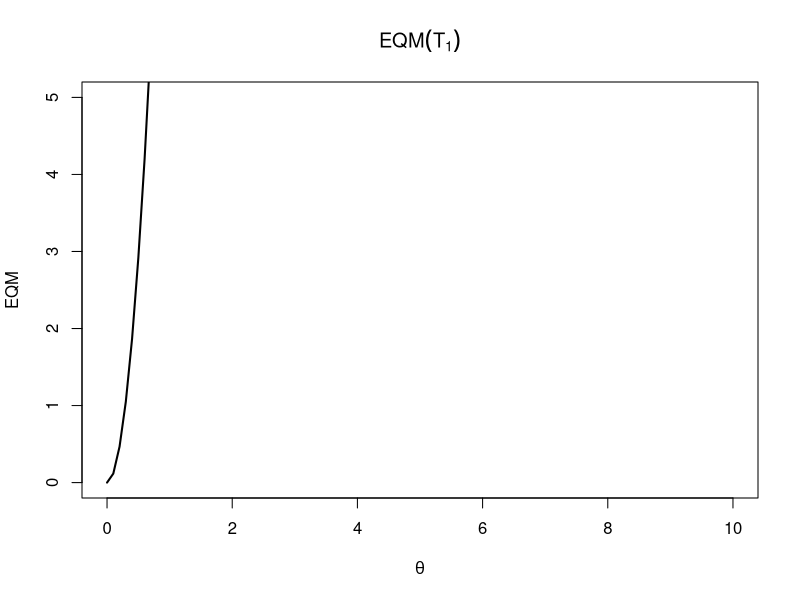
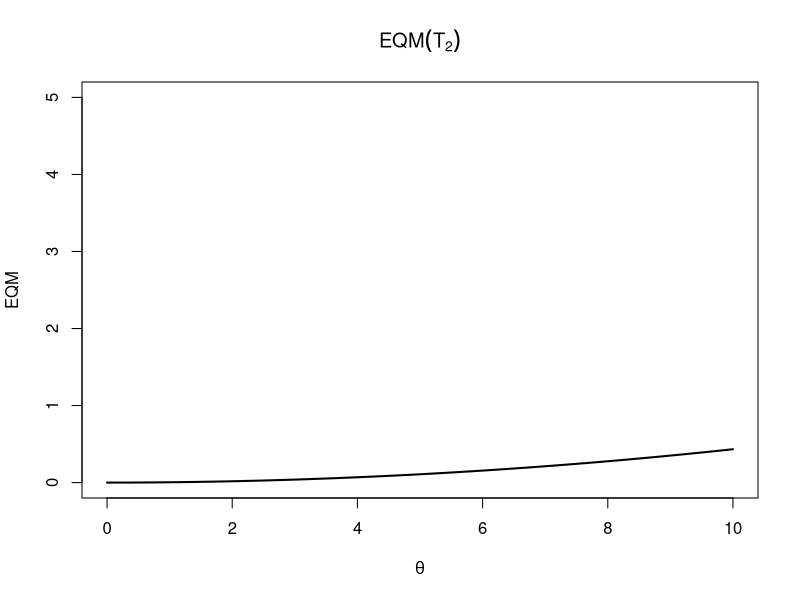
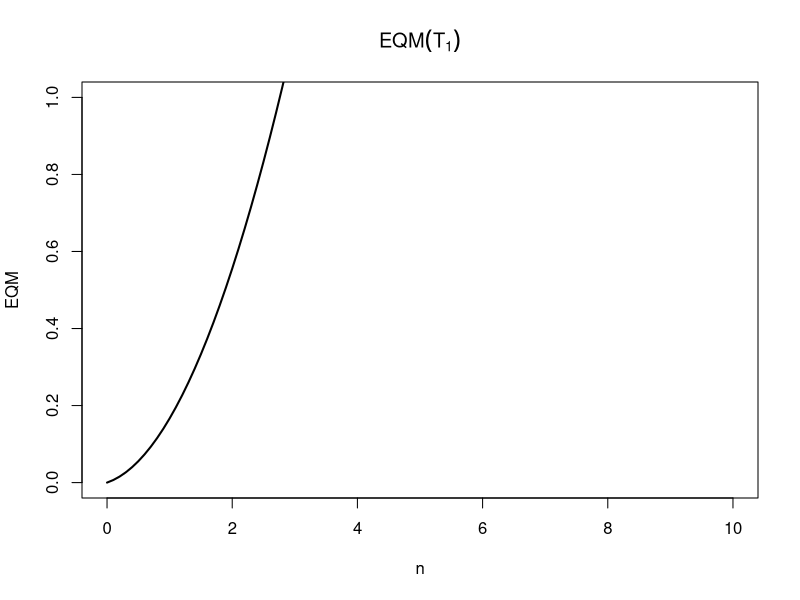
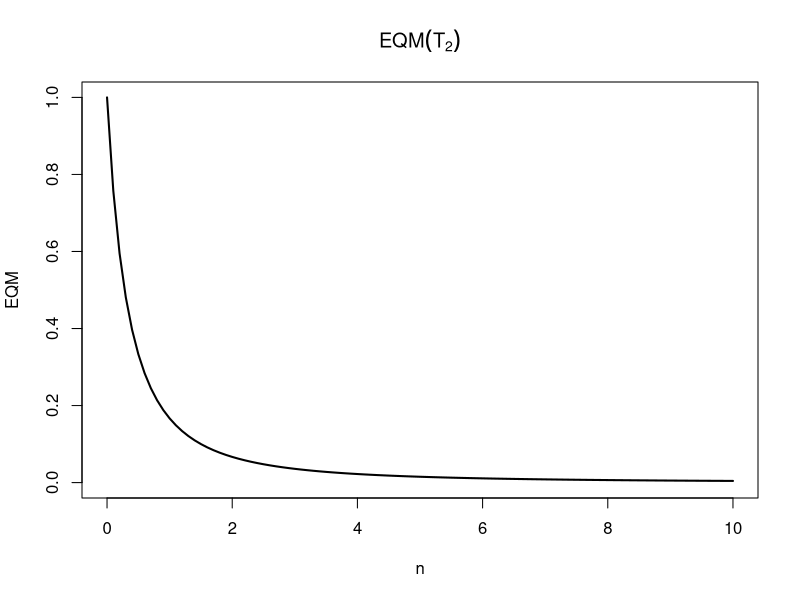
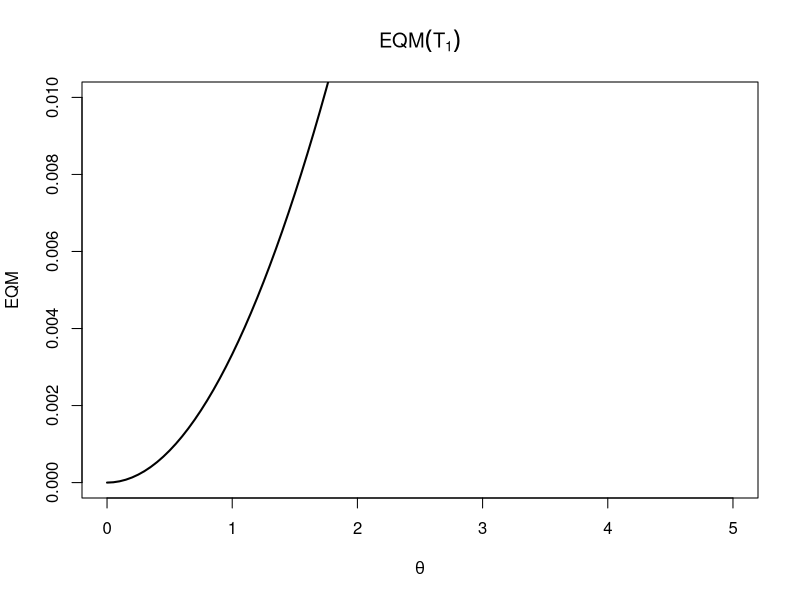
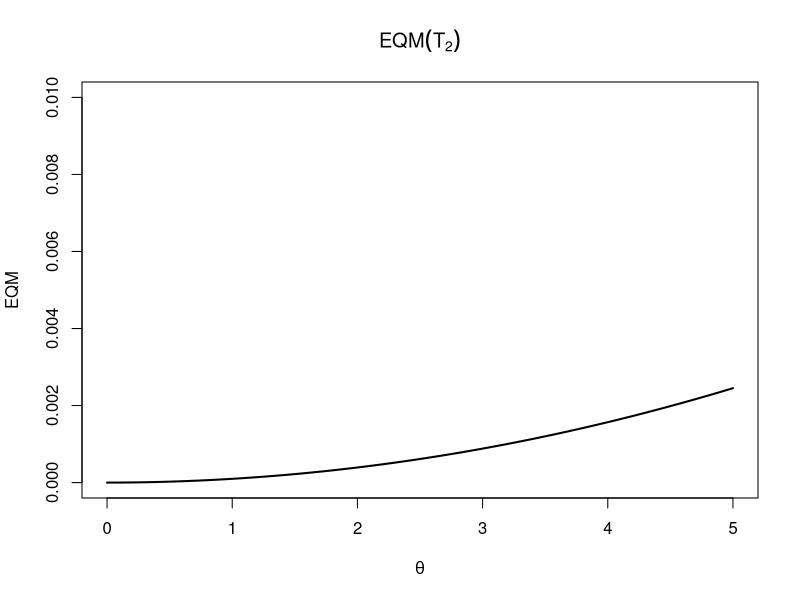

The R script that drew these images, in order:
## ---- chunk 1

n <- 10
theta <- seq(1,10)

EQM <- function(theta) {
  (theta**2 * (2*n+1)/18*n)
}

EQM2 <- function(theta) {
  (theta**2/((2*n+1)*(n+1)))
}

plot(EQM, from = 0, to = 10, main = expression(EQM(T[1])), lwd=2, xlab = expression(theta), ylab = "EQM", ylim = c(0,5))
plot(EQM2, from = 0, to = 10, main = expression(EQM(T[2])), lwd=2,  xlab = expression(theta), ylab = "EQM", ylim = c(0,5))

## ---- chunk 2

n <- seq(1,15)
theta <- 1

EQM <- function(n) {
  (theta**2 * (2*n+1)/18*n)
}

EQM2 <- function(n) {
  (theta**2/((2*n+1)*(n+1)))
}

plot(EQM, from = 0, to = 10, main = expression(EQM(T[1])), lwd=2, xlab = expression(n), ylab = "EQM", ylim = c(0,1))
plot(EQM2, from = 0, to = 10, main = expression(EQM(T[2])), lwd=2,  xlab = expression(n), ylab = "EQM", ylim = c(0,1))
## ---- chunk 3

n <- 100
theta <- seq(1,10)

EQM <- function(theta) {
  (theta**2/(3*n))
}

EQM2 <- function(theta) {
  (theta**2/(n*(n+2)))
}

plot(EQM, from = 0, to = 5, main = expression(EQM(T[1])), lwd=2, xlab = expression(theta), ylab = "EQM", ylim = c(0,0.01))
plot(EQM2, from = 0, to = 5, main = expression(EQM(T[2])), lwd=2,  xlab = expression(theta), ylab = "EQM", ylim = c(0,0.01))
